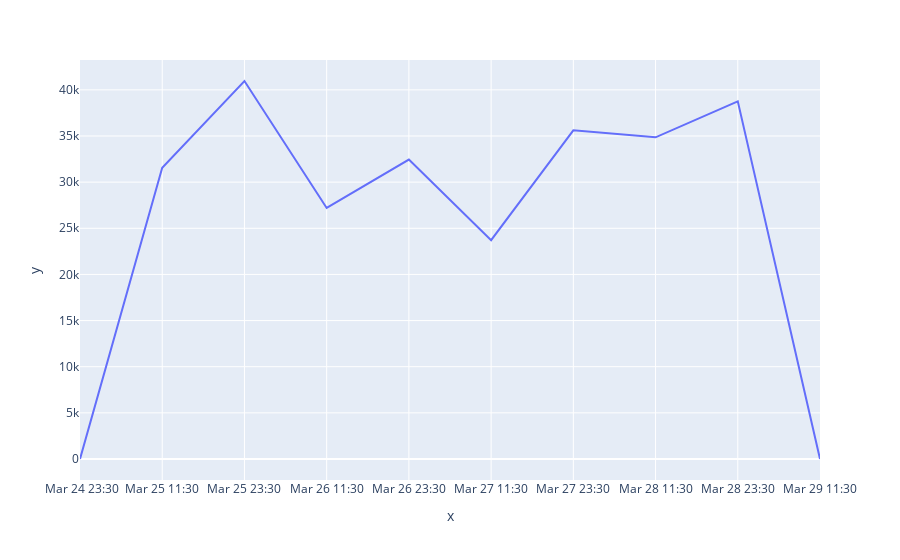

Notebook source saved alongside this figure:
### Code cell
y =[0,31562,40960,27205,32442,23713,35611,34859,38756,0]
x= [' Mar 24 23:30','Mar 25 11:30','Mar 25 23:30','Mar 26 11:30','Mar 26 23:30','Mar 27 11:30','Mar 27 23:30','Mar 28 11:30','Mar 28 23:30','Mar 29 11:30']
fig=px.line(x=x,y=y)
fig.show()

### Figure 1 — Plotly figure (JSON) as saved in the notebook; plotly's stock layout.template omitted (floating-point values rounded to 4 significant figures)
{"data": [{"hovertemplate": "x=%{x}<br>y=%{y}<extra></extra>", "legendgroup": "", "line": {"color": "#636efa", "dash": "solid"}, "marker": {"symbol": "circle"}, "mode": "lines", "name": "", "orientation": "v", "showlegend": false, "type": "scatter", "x": [" Mar 24 23:30", "Mar 25 11:30", "Mar 25 23:30", "Mar 26 11:30", "Mar 26 23:30", "Mar 27 11:30", "Mar 27 23:30", "Mar 28 11:30", "Mar 28 23:30", "Mar 29 11:30"], "xaxis": "x", "y": [0, 31562, 40960, 27205, 32442, 23713, 35611, 34859, 38756, 0], "yaxis": "y"}], "layout": {"legend": {"tracegroupgap": 0}, "margin": {"t": 60}, "xaxis": {"anchor": "y", "domain": [0, 1], "title": {"text": "x"}}, "yaxis": {"anchor": "x", "domain": [0, 1], "title": {"text": "y"}}}}
